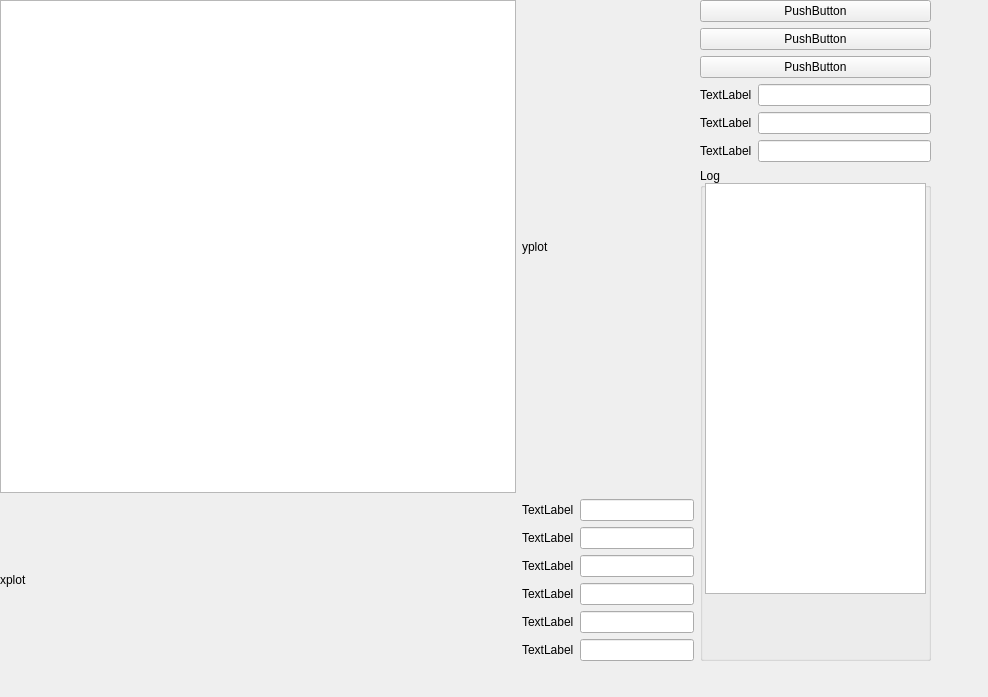
<?xml version="1.0" encoding="UTF-8"?>
<ui version="4.0">
 <class>Form</class>
 <widget class="QWidget" name="Form">
  <property name="geometry">
   <rect>
    <x>0</x>
    <y>0</y>
    <width>988</width>
    <height>697</height>
   </rect>
  </property>
  <property name="windowTitle">
   <string>Form</string>
  </property>
  <widget class="QWidget" name="horizontalLayoutWidget">
   <property name="geometry">
    <rect>
     <x>0</x>
     <y>0</y>
     <width>931</width>
     <height>661</height>
    </rect>
   </property>
   <layout class="QHBoxLayout" name="horizontalLayout" stretch="3,1">
    <item>
     <layout class="QGridLayout" name="gridLayout" rowstretch="3,1" columnstretch="3,1">
      <item row="0" column="0">
       <widget class="QGraphicsView" name="graphicsView"/>
      </item>
      <item row="0" column="1">
       <widget class="QLabel" name="yplot">
        <property name="text">
         <string>yplot</string>
        </property>
       </widget>
      </item>
      <item row="1" column="0">
       <widget class="QLabel" name="xplot">
        <property name="text">
         <string>xplot</string>
        </property>
       </widget>
      </item>
      <item row="1" column="1">
       <layout class="QGridLayout" name="gridLayout_2">
        <item row="2" column="0">
         <widget class="QLabel" name="label_3">
          <property name="text">
           <string>TextLabel</string>
          </property>
         </widget>
        </item>
        <item row="4" column="0">
         <widget class="QLabel" name="label_5">
          <property name="text">
           <string>TextLabel</string>
          </property>
         </widget>
        </item>
        <item row="5" column="0">
         <widget class="QLabel" name="label_6">
          <property name="text">
           <string>TextLabel</string>
          </property>
         </widget>
        </item>
        <item row="1" column="0">
         <widget class="QLabel" name="label_2">
          <property name="text">
           <string>TextLabel</string>
          </property>
         </widget>
        </item>
        <item row="3" column="0">
         <widget class="QLabel" name="label_4">
          <property name="text">
           <string>TextLabel</string>
          </property>
         </widget>
        </item>
        <item row="0" column="0">
         <widget class="QLabel" name="label">
          <property name="text">
           <string>TextLabel</string>
          </property>
         </widget>
        </item>
        <item row="2" column="1">
         <widget class="QLineEdit" name="lineEdit"/>
        </item>
        <item row="0" column="1">
         <widget class="QLineEdit" name="lineEdit_2"/>
        </item>
        <item row="1" column="1">
         <widget class="QLineEdit" name="lineEdit_3"/>
        </item>
        <item row="3" column="1">
         <widget class="QLineEdit" name="lineEdit_4"/>
        </item>
        <item row="4" column="1">
         <widget class="QLineEdit" name="lineEdit_5"/>
        </item>
        <item row="5" column="1">
         <widget class="QLineEdit" name="lineEdit_6"/>
        </item>
       </layout>
      </item>
     </layout>
    </item>
    <item>
     <layout class="QVBoxLayout" name="verticalLayout" stretch="2,4">
      <item>
       <layout class="QVBoxLayout" name="verticalLayout_2">
        <item>
         <widget class="QPushButton" name="pushButton_2">
          <property name="text">
           <string>PushButton</string>
          </property>
         </widget>
        </item>
        <item>
         <widget class="QPushButton" name="pushButton_3">
          <property name="text">
           <string>PushButton</string>
          </property>
         </widget>
        </item>
        <item>
         <widget class="QPushButton" name="pushButton">
          <property name="text">
           <string>PushButton</string>
          </property>
         </widget>
        </item>
        <item>
         <layout class="QGridLayout" name="gridLayout_3">
          <item row="1" column="0">
           <widget class="QLabel" name="label_8">
            <property name="text">
             <string>TextLabel</string>
            </property>
           </widget>
          </item>
          <item row="0" column="1">
           <widget class="QLineEdit" name="lineEdit_7"/>
          </item>
          <item row="0" column="0">
           <widget class="QLabel" name="label_7">
            <property name="text">
             <string>TextLabel</string>
            </property>
           </widget>
          </item>
          <item row="2" column="0">
           <widget class="QLabel" name="label_9">
            <property name="text">
             <string>TextLabel</string>
            </property>
           </widget>
          </item>
          <item row="1" column="1">
           <widget class="QLineEdit" name="lineEdit_8"/>
          </item>
          <item row="2" column="1">
           <widget class="QLineEdit" name="lineEdit_9"/>
          </item>
         </layout>
        </item>
       </layout>
      </item>
      <item>
       <widget class="QGroupBox" name="BoxLog">
        <property name="title">
         <string>Log</string>
        </property>
        <widget class="QTextBrowser" name="textBrowser">
         <property name="geometry">
          <rect>
           <x>5</x>
           <y>15</y>
           <width>221</width>
           <height>411</height>
          </rect>
         </property>
         <property name="sizePolicy">
          <sizepolicy hsizetype="Expanding" vsizetype="Expanding">
           <horstretch>0</horstretch>
           <verstretch>0</verstretch>
          </sizepolicy>
         </property>
        </widget>
       </widget>
      </item>
     </layout>
    </item>
   </layout>
  </widget>
 </widget>
 <resources/>
 <connections/>
</ui>
